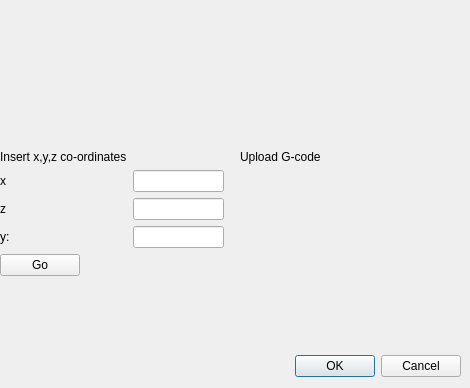
<?xml version="1.0" encoding="UTF-8"?>
<ui version="4.0">
 <class>Dialog</class>
 <widget class="QDialog" name="Dialog">
  <property name="geometry">
   <rect>
    <x>0</x>
    <y>0</y>
    <width>470</width>
    <height>388</height>
   </rect>
  </property>
  <property name="windowTitle">
   <string>Dialog</string>
  </property>
  <widget class="QDialogButtonBox" name="buttonBox">
   <property name="geometry">
    <rect>
     <x>120</x>
     <y>350</y>
     <width>341</width>
     <height>32</height>
    </rect>
   </property>
   <property name="orientation">
    <enum>Qt::Horizontal</enum>
   </property>
   <property name="standardButtons">
    <set>QDialogButtonBox::Cancel|QDialogButtonBox::Ok</set>
   </property>
  </widget>
  <widget class="QWidget" name="">
   <property name="geometry">
    <rect>
     <x>0</x>
     <y>150</y>
     <width>224</width>
     <height>181</height>
    </rect>
   </property>
   <layout class="QFormLayout" name="formLayout">
    <property name="fieldGrowthPolicy">
     <enum>QFormLayout::AllNonFixedFieldsGrow</enum>
    </property>
    <item row="1" column="0">
     <widget class="QLabel" name="xInput">
      <property name="text">
       <string>x</string>
      </property>
     </widget>
    </item>
    <item row="1" column="1">
     <widget class="QLineEdit" name="xLineEdit"/>
    </item>
    <item row="2" column="0">
     <widget class="QLabel" name="zInput">
      <property name="text">
       <string>z</string>
      </property>
     </widget>
    </item>
    <item row="2" column="1">
     <widget class="QLineEdit" name="zLineEdit"/>
    </item>
    <item row="3" column="0">
     <widget class="QLabel" name="yInput">
      <property name="text">
       <string>y:</string>
      </property>
     </widget>
    </item>
    <item row="3" column="1">
     <widget class="QLineEdit" name="yLineEdit"/>
    </item>
    <item row="0" column="0">
     <widget class="QLabel" name="label">
      <property name="text">
       <string>Insert x,y,z co-ordinates</string>
      </property>
     </widget>
    </item>
    <item row="4" column="0">
     <widget class="QPushButton" name="pushButton">
      <property name="text">
       <string>Go</string>
      </property>
     </widget>
    </item>
   </layout>
  </widget>
  <widget class="QWidget" name="layoutWidget">
   <property name="geometry">
    <rect>
     <x>240</x>
     <y>150</y>
     <width>224</width>
     <height>181</height>
    </rect>
   </property>
   <layout class="QFormLayout" name="formLayout_2">
    <property name="fieldGrowthPolicy">
     <enum>QFormLayout::AllNonFixedFieldsGrow</enum>
    </property>
    <item row="0" column="0">
     <widget class="QLabel" name="label_2">
      <property name="text">
       <string>Upload G-code</string>
      </property>
     </widget>
    </item>
   </layout>
  </widget>
  <widget class="QLabel" name="label_pic">
   <property name="geometry">
    <rect>
     <x>0</x>
     <y>10</y>
     <width>461</width>
     <height>111</height>
    </rect>
   </property>
   <property name="autoFillBackground">
    <bool>true</bool>
   </property>
   <property name="styleSheet">
    <string notr="true"/>
   </property>
   <property name="text">
    <string/>
   </property>
   <property name="pixmap">
    <pixmap>../../../../../Downloads/logo.png</pixmap>
   </property>
   <property name="scaledContents">
    <bool>true</bool>
   </property>
  </widget>
 </widget>
 <resources/>
 <connections>
  <connection>
   <sender>buttonBox</sender>
   <signal>accepted()</signal>
   <receiver>Dialog</receiver>
   <slot>accept()</slot>
   <hints>
    <hint type="sourcelabel">
     <x>248</x>
     <y>254</y>
    </hint>
    <hint type="destinationlabel">
     <x>157</x>
     <y>274</y>
    </hint>
   </hints>
  </connection>
  <connection>
   <sender>buttonBox</sender>
   <signal>rejected()</signal>
   <receiver>Dialog</receiver>
   <slot>reject()</slot>
   <hints>
    <hint type="sourcelabel">
     <x>316</x>
     <y>260</y>
    </hint>
    <hint type="destinationlabel">
     <x>286</x>
     <y>274</y>
    </hint>
   </hints>
  </connection>
 </connections>
</ui>
